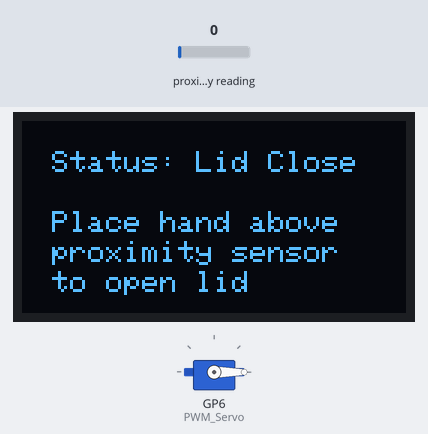
A program run on a simulated Raspberry Pi Pico running CircuitPython. Shown: 128×64 one-colour display, servo. The inputs (shaded band) are chosen by the test bench; at power-on: proximity reading 0.

Above: at 1.3 s.
1.4 s: proximity reading set to 18
2.9 s: proximity reading set to 23
At 2.94 s:
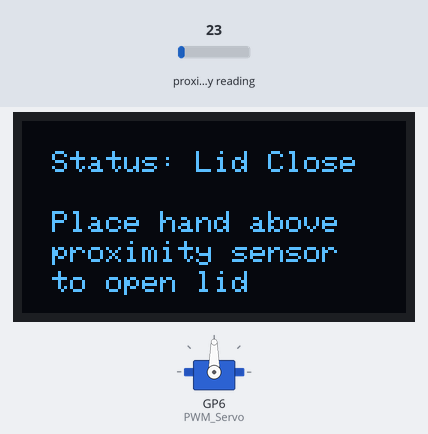
At 3.7 s:
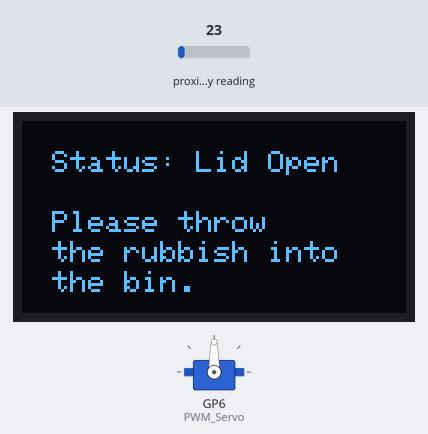
Timing chart, 0 to 9.6 s (numbered marks = the images above; inputs shaded):
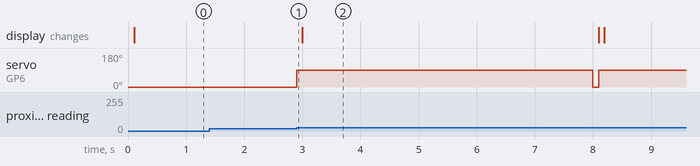

The program:

PROJECT_AUTOMATED_WASTE_BIN.py
```python
import board, time, busio, adafruit_ssd1306
from adafruit_apds9960.apds9960 import APDS9960
from adafruit_motor import servo
from pwmio import PWMOut

i2c = busio.I2C(board.GP5, board.GP4)
apds = APDS9960(i2c)
apds.enable_proximity = True

oled = adafruit_ssd1306.SSD1306_I2C(128, 64, i2c)

PWM_Servo = PWMOut(board.GP6, frequency=50)
servo = servo.Servo(PWM_Servo, min_pulse=500, max_pulse=2500)
servo.angle = 0

def show_lid_close():
    oled.fill(0)
    oled.text("Status: Lid Close", 10, 10, 1)
    oled.text("Place hand above", 10, 30, 1)
    oled.text("proximity sensor", 10, 40, 1)
    oled.text("to open lid", 10, 50, 1)
    oled.show()

def show_lid_open():
    oled.fill(0)
    oled.text("Status: Lid Open", 10, 10, 1)
    oled.text("Please throw", 10, 30, 1)
    oled.text("the rubbish into", 10, 40, 1)
    oled.text("the bin.", 10, 50, 1)
    oled.show()

show_lid_close()

while True:
    proximity = apds.proximity

    if proximity > 20:
        servo.angle = 90
        show_lid_open()
        time.sleep(5)

        servo.angle = 0
        show_lid_close()
        
```

Measured:
- the behaviour switches between 20 and 21 on proximity reading (found by bisection; images 0 and 1)
- after the input at 1.4 s, every drawn part: stays the same
- after the input at 2.9 s, servo on GP6 (PWM_Servo): 0° → 90° at once, → 0° 5.1 s later, → 90° 0.10 s later
